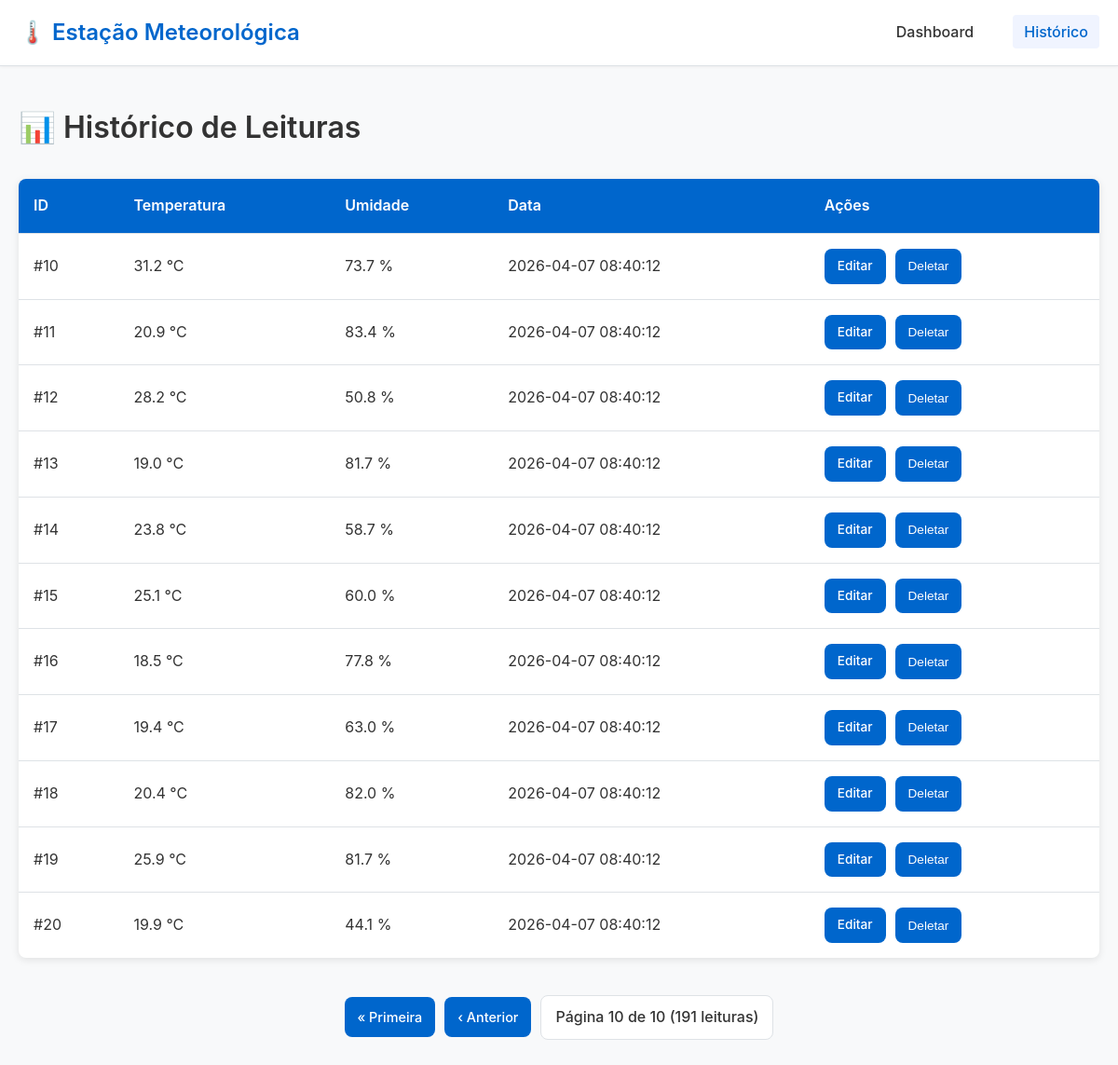
Screenshot of /leituras?pagina=10 with the database file from the repository.
### tables this page shows
CREATE TABLE leituras (
    id          INTEGER PRIMARY KEY AUTOINCREMENT,
    temperatura REAL    NOT NULL,
    umidade     REAL    NOT NULL,
    pressao     REAL,
    localizacao TEXT    DEFAULT 'Lab',
    timestamp   DATETIME DEFAULT (datetime('now', 'localtime'))
);

### app.py (the view)
@app.route('/leituras', methods=['GET'])
def listar():
    pagina  = int(request.args.get('pagina', 1))
    limite  = int(request.args.get('limite', 20))
    offset  = (pagina - 1) * limite
    leituras = listar_leituras(limite=limite, offset=offset)
    total = contar_leituras()
    total_paginas = (total + limite - 1) // limite  # Calcula o teto da divisão
    if quer_json():
        return jsonify({'pagina': pagina, 'limite': limite, 'leituras': leituras, 'total': total})
    return render_template('historico.html', leituras=leituras,
                           pagina=pagina, limite=limite, total=total, total_paginas=total_paginas)

### app.py (called while the page is built)
def quer_json():
    return (request.args.get('formato') == 'json' or
            request.accept_mimetypes.best == 'application/json')

### database.py (called while the page is built)
def get_db_connection():
    conn = sqlite3.connect(DB_PATH, timeout=10)
    conn.execute('PRAGMA journal_mode=WAL')   # permite leitura/escrita simultânea
    conn.execute('PRAGMA busy_timeout=5000')  # espera até 5s antes de lançar erro
    conn.row_factory = sqlite3.Row            # acesso por nome de coluna
    return conn

def listar_leituras(limite: int = 50, offset: int = 0) -> list:
    conn = get_db_connection()
    rows = conn.execute(
        'SELECT * FROM leituras ORDER BY timestamp DESC LIMIT ? OFFSET ?',
        (limite, offset)
    ).fetchall()
    conn.close()
    return [dict(r) for r in rows]

def contar_leituras() -> int:
    conn = get_db_connection()
    row = conn.execute('SELECT COUNT(*) as total FROM leituras').fetchone()
    conn.close()
    return row['total'] if row else 0

### templates/historico.html (shortened to what this page needs)
{% extends "base.html" %}
{% block content %}
<div class="section">
    <h1>📊 Histórico de Leituras</h1>
    <table>
        <thead>
            <tr>
                <th>ID</th>
                <th>Temperatura</th>
                <th>Umidade</th>
                <th>Data</th>
                <th>Ações</th>
            </tr>
        </thead>
        <tbody>
            {% for leitura in leituras %}
            <tr>
                <td>#{{ leitura.id }}</td>
                <td>{{ leitura.temperatura }} °C</td>
                <td>{{ leitura.umidade }} %</td>
                <td>{{ leitura.timestamp }}</td>
                <td>
                    <div class="actions">
                        <a href="/leituras/{{ leitura.id }}/editar" class="btn">Editar</a>
                        <button type="button" onclick="deletar({{ leitura.id }})">Deletar</button>
                    </div>
                </td>
            </tr>
            {% endfor %}
        </tbody>
    </table>
    {% if total_paginas > 1 %}
    <div class="pagination">
        {% if pagina > 1 %}
        <a href="/leituras?pagina=1" class="btn">« Primeira</a>
        <a href="/leituras?pagina={{ pagina - 1 }}" class="btn">‹ Anterior</a>
        {% endif %}
        <span class="page-info">Página {{ pagina }} de {{ total_paginas }} ({{ total }} leituras)</span>
    </div>
    {% endif %}
</div>
{% endblock %}

### static/css/style.css (style rules this page uses)
* { margin: 0; padding: 0; box-sizing: border-box; }
:root { --primary-color: #0066cc; --primary-dark: #0052a3; --background-color: #f8f9fa; --text-color: #333; --text-light: #666; --border-color: #dee2e6; --white: #ffffff; --shadow: 0 2px 8px rgba(0, 0, 0, 0.1); --shadow-hover: 0 4px 16px rgba(0, 0, 0, 0.15); --radius: 8px; }
html, body { height: auto; }
body { font-family: -apple-system, BlinkMacSystemFont, 'Segoe UI', 'Roboto', 'Oxygen', 'Ubuntu', 'Cantarell', sans-serif; background-color: var(--background-color); color: var(--text-color); line-height: 1.6; }
h1 { font-size: 2rem; margin-bottom: 30px; color: var(--text-color); font-weight: 600; }
button, .btn { background-color: var(--primary-color); color: var(--white); border: none; padding: 10px 18px; border-radius: var(--radius); font-size: 0.95rem; font-weight: 500; cursor: pointer; transition: all 0.3s ease; text-decoration: none; display: inline-block; }
table { width: 100%; border-collapse: collapse; background-color: var(--white); margin-bottom: 40px; box-shadow: var(--shadow); border-radius: var(--radius); overflow: hidden; }
th { background-color: var(--primary-color); color: var(--white); font-weight: 600; text-align: left; }
th, td { padding: 16px; border-bottom: 1px solid var(--border-color); }
tr:last-child td { border-bottom: none; }
.actions { display: flex; gap: 10px; }
.actions button, .actions a { padding: 8px 14px; font-size: 0.85rem; }
.pagination { display: flex; justify-content: center; align-items: center; gap: 10px; margin-top: 30px; flex-wrap: wrap; }
.pagination .btn { padding: 10px 14px; font-size: 0.9rem; min-width: auto; }
.page-info { background-color: var(--white); padding: 10px 15px; border-radius: var(--radius); border: 1px solid var(--border-color); font-weight: 500; color: var(--text-color); }

### rows the page displays
leituras: id "10", temperatura "31.2", umidade "73.7", timestamp "2026-04-07 08:40:12"
leituras: id "11", temperatura "20.9", umidade "83.4", timestamp "2026-04-07 08:40:12"
leituras: id "12", temperatura "28.2", umidade "50.8", timestamp "2026-04-07 08:40:12"
leituras: id "13", temperatura "19.0", umidade "81.7", timestamp "2026-04-07 08:40:12"
leituras: id "14", temperatura "23.8", umidade "58.7", timestamp "2026-04-07 08:40:12"
leituras: id "15", temperatura "25.1", umidade "60.0", timestamp "2026-04-07 08:40:12"
leituras: id "16", temperatura "18.5", umidade "77.8", timestamp "2026-04-07 08:40:12"
leituras: id "17", temperatura "19.4", umidade "63.0", timestamp "2026-04-07 08:40:12"
leituras: id "18", temperatura "20.4", umidade "82.0", timestamp "2026-04-07 08:40:12"
leituras: id "19", temperatura "25.9", umidade "81.7", timestamp "2026-04-07 08:40:12"
leituras: id "20", temperatura "19.9", umidade "44.1", timestamp "2026-04-07 08:40:12"

### other values shown
{{ pagina }} "10"
{{ total_paginas }} "10"
{{ total }} "191"
